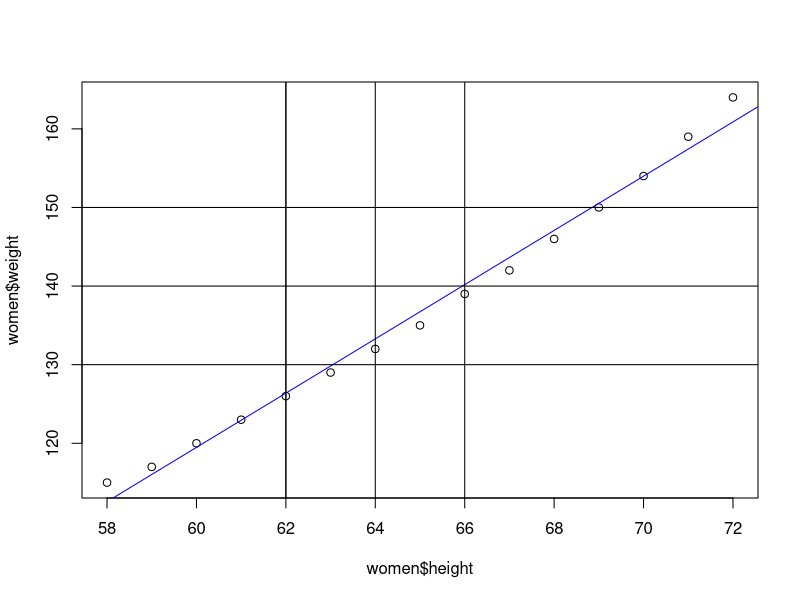

Write the R code that produced this figure.
#linear regression modeling
data(women)
women
?women
#linear regression y=mx+c
attach(women)
length(women$height)
length(women$weight)
cov(women$height,women$weight)
cor(women$height,women$weight)
(weight.lm=lm(weight~height,data=women))#to print it directly with this command otherwise we have to type the variable in the next line
summary(weight.lm)
plot(women$height,women$weight)
abline(weight.lm,col='blue')#line of best fit
abline(v=62)#to draw vertical line
abline(h=140)#to draw horizontal line
abline(v=c(62,64,66))#to draw multiple lines
abline(h=c(130,150))

